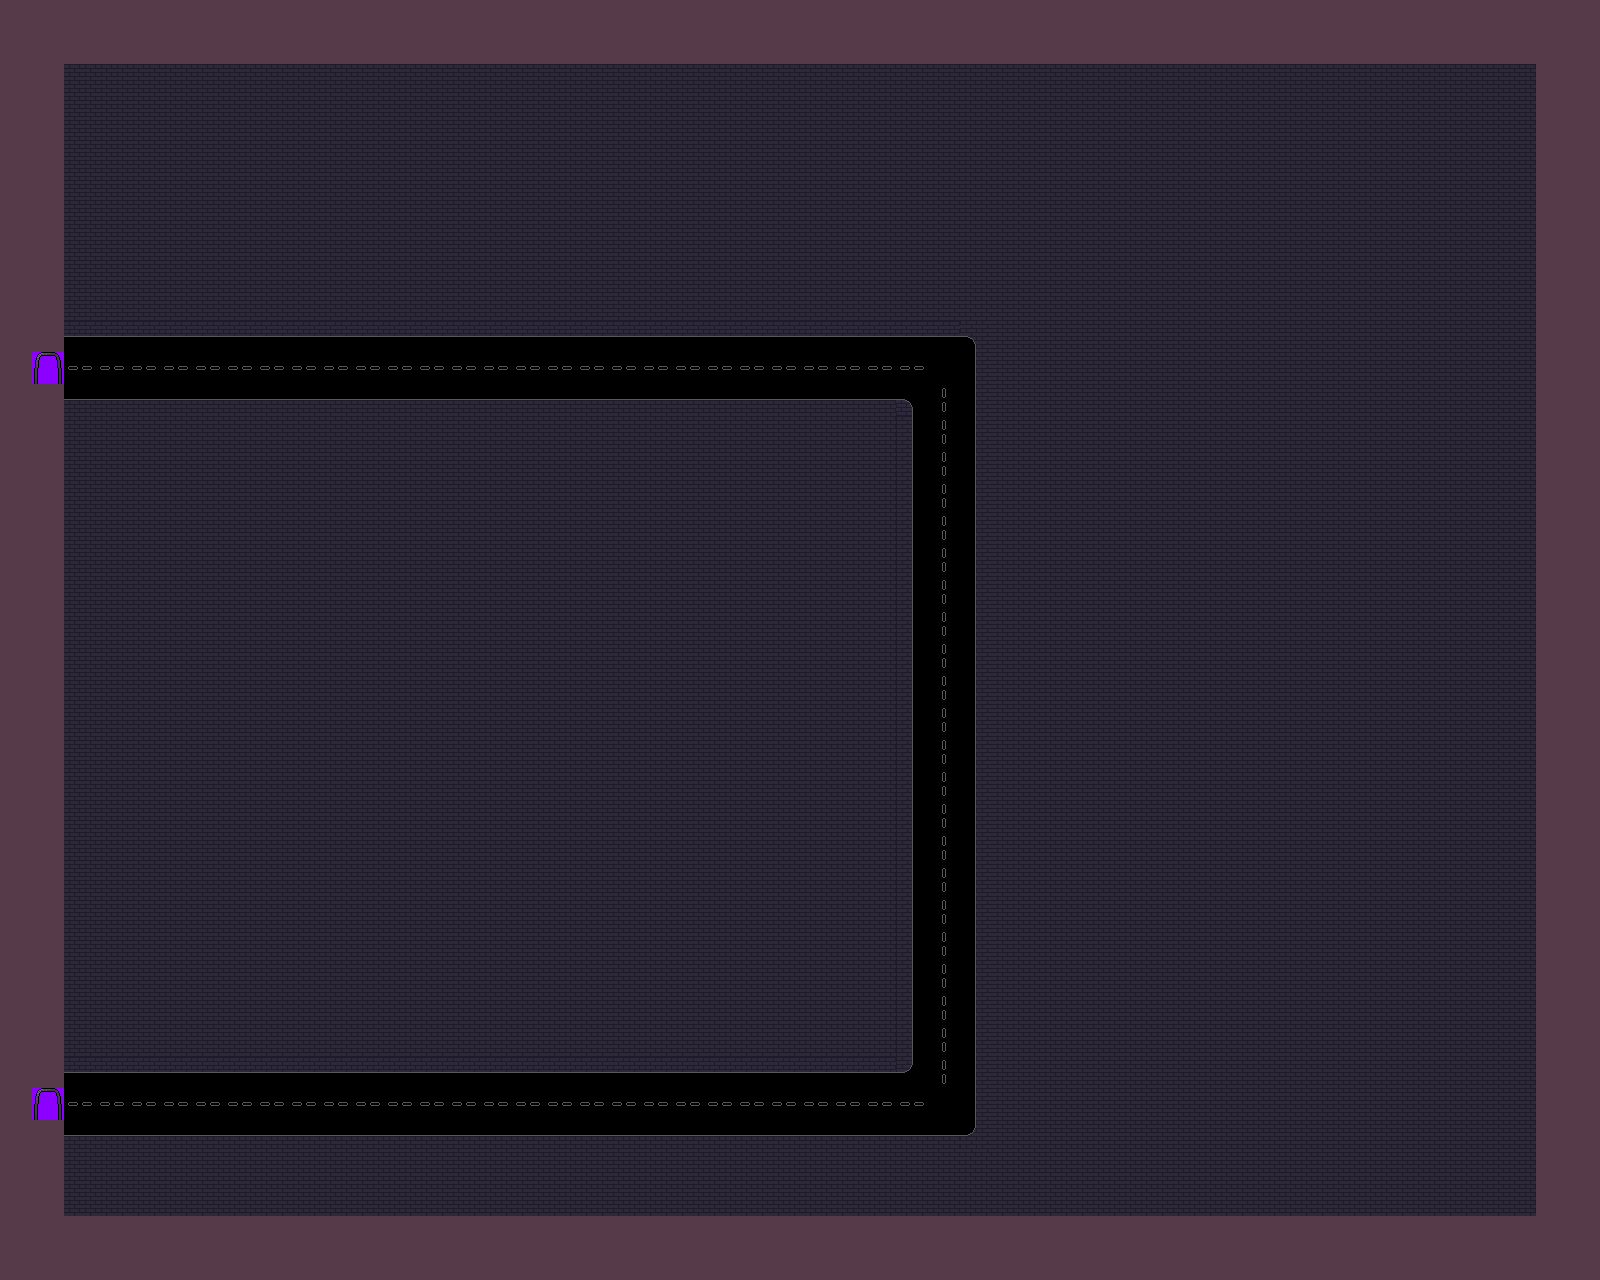

A level layout from a 2D game, rendered from its tile map. Below: a short description, then the map file with tile-grid data replaced by summaries:
An orthogonal 50x40 tile map with 32x32 px tiles, 2 tile layers (background, foreground).

<map version="1.10" tiledversion="1.10.2" orientation="orthogonal" renderorder="left-down" width="50" height="40" tilewidth="32" tileheight="32" infinite="0" nextlayerid="3" nextobjectid="1">
 <tileset firstgid="1" source="../tilesets/city_tileset.tsx" />
 <layer id="1" name="background" width="50" height="40">
  <data>[2000 cells, 2000 non-empty, 15 distinct tile ids]</data>
 </layer>
 <layer id="2" name="foreground" width="50" height="40">
  <data>[2000 cells, 2 non-empty, 1 distinct tile ids]</data>
 </layer>
</map>
